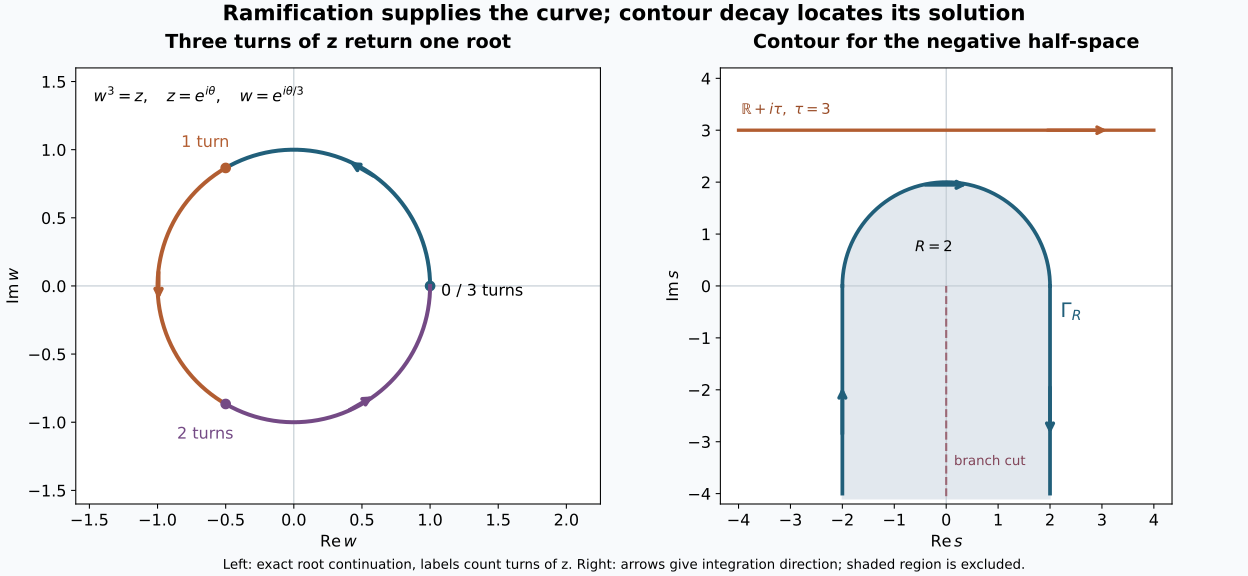

The Python source for this figure:
"""Ramified root and oriented characteristic contour; AN01-U088 Lemmas 1,4. CC0."""
from pathlib import Path
import numpy as np
import matplotlib
matplotlib.use('Agg')
import matplotlib.pyplot as plt
from matplotlib.patches import Circle, Rectangle
plt.rcParams.update({'font.family':'DejaVu Sans','font.size':12,'svg.fonttype':'none'})
fig,axs=plt.subplots(1,2,figsize=(13,6),layout='constrained')
fig.set_facecolor('#f8fafc')
ax=axs[0];ax.set_aspect('equal')
ax.axhline(0,color='#bec8d0',lw=.8);ax.axvline(0,color='#bec8d0',lw=.8)
colors=['#215f7a','#b25d31','#744a85']
for k in range(3):
 t=np.linspace(k*2*np.pi/3,(k+1)*2*np.pi/3,180)
 ax.plot(np.cos(t),np.sin(t),color=colors[k],lw=3)
 mid=(k+.5)*2*np.pi/3
 ax.annotate('',xy=(np.cos(mid+.12),np.sin(mid+.12)),xytext=(np.cos(mid-.12),np.sin(mid-.12)),arrowprops={'arrowstyle':'->','lw':3,'color':colors[k]})
 t0=k*2*np.pi/3
 ax.plot(np.cos(t0),np.sin(t0),'o',color=colors[k],ms=7)
ax.text(1.08,-.04,'0 / 3 turns',ha='left',va='center')
ax.text(-.65,1.02,'1 turn',ha='center',color=colors[1])
ax.text(-.65,-1.12,'2 turns',ha='center',color=colors[2])
ax.text(-1.47,1.35,r'$w^3=z,\quad z=e^{i\theta},\quad w=e^{i\theta/3}$')
ax.set(xlim=(-1.6,2.25),ylim=(-1.6,1.6),xlabel=r'$\operatorname{Re}w$',ylabel=r'$\operatorname{Im}w$')
ax.set_title('Three turns of z return one root',fontweight='bold',pad=15)
ax=axs[1];ax.set_aspect('equal')
R=2;tau=3
ax.add_patch(Rectangle((-R,-4.1),2*R,4.1,color='#e2e8ee',zorder=0))
ax.add_patch(Circle((0,0),R,color='#e2e8ee',zorder=0))
ax.axhline(0,color='#bec8d0',lw=.8);ax.axvline(0,color='#bec8d0',lw=.8)
ax.plot([0,0],[-4.05,0],ls='--',color='#9b6875',lw=1.6)
ax.text(.15,-3.45,'branch cut',fontsize=10,color='#814357')
tt=np.linspace(np.pi,0,240);col='#215f7a'
ax.plot(R*np.cos(tt),R*np.sin(tt),color=col,lw=2.8)
ax.plot([-R,-R],[-4,0],color=col,lw=2.8);ax.plot([R,R],[0,-4],color=col,lw=2.8)
for p,q in [((-R,-2.9),(-R,-1.9)),((R,-1.9),(R,-2.9)),((-.45,1.9487),(.45,1.9487))]:
 ax.annotate('',xy=q,xytext=p,arrowprops={'arrowstyle':'->','color':col,'lw':2.8})
ax.plot([-4,4],[tau,tau],color='#b25d31',lw=2.5)
ax.annotate('',xy=(3.15,tau),xytext=(1.9,tau),arrowprops={'arrowstyle':'->','lw':2.5,'color':'#b25d31'})
ax.text(-3.95,3.3,r'$\mathbb{R}+i\tau,\ \tau=3$',color='#9a4d28',fontsize=11)
ax.text(2.2,-.6,r'$\Gamma_R$',fontsize=15,color=col)
ax.text(-.6,.65,r'$R=2$',fontsize=11)
ax.set(xlim=(-4.35,4.35),ylim=(-4.2,4.2),xlabel=r'$\operatorname{Re}s$',ylabel=r'$\operatorname{Im}s$')
ax.set_title('Contour for the negative half-space',fontweight='bold',pad=15)
fig.suptitle('Ramification supplies the curve; contour decay locates its solution',fontsize=16,fontweight='bold')
fig.supxlabel('Left: exact root continuation, labels count turns of z. Right: arrows give integration direction; shaded region is excluded.',fontsize=10)
out=Path(__file__).with_suffix('')
fig.savefig(out.with_suffix('.png'),dpi=190);fig.savefig(out.with_suffix('.svg'))
svg=out.with_suffix('.svg');svg.write_text('\n'.join(l.rstrip() for l in svg.read_text().splitlines())+'\n')
